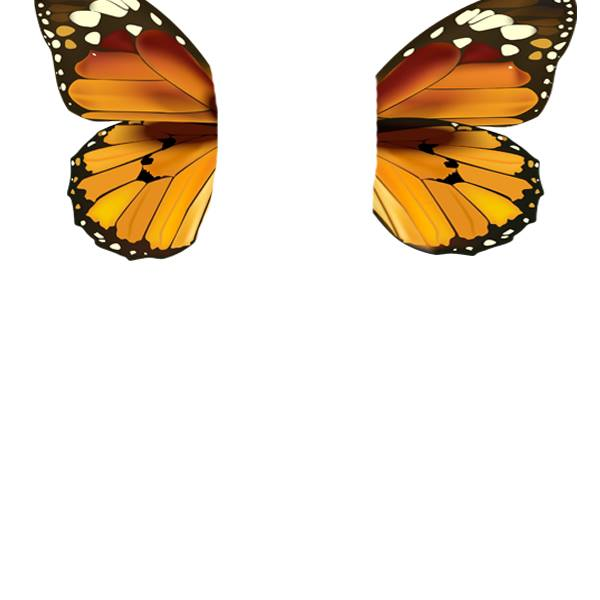
%> input picture Image Processing Huji 2015/ex3/t2.jpg, 600 x 600 px
$ octave --eval "blendingExample2;"   (GNU Octave 9; MATLAB toolbox functions it lacks are replaced by stand-ins)
%> lines starting %> are read from the running program, lines starting %| are printed output that depends on the picture
### Image Processing Huji 2015/ex3/imReadAndConvert.m
function [im] = imReadAndConvert(filename, representation)
%> called with filename = 't2.jpg', representation = 2

imgProp = imfinfo(filename);
type = imgProp.ColorType;
org = imread(filename);
%> org is the input picture: size 600x600x3 uint8; mean R, G, B 235.5, 223.9, 210.3

if (strcmp(type,'truecolor'))
    if (representation == 1)
        im = rgb2gray(double(org) ./ 255);
    elseif ( (representation == 2) || (representation == 1) )

        im = double(org) ./ 255;
%> call 2 of imReadAndConvert, with filename = 's2.jpg', representation = 2
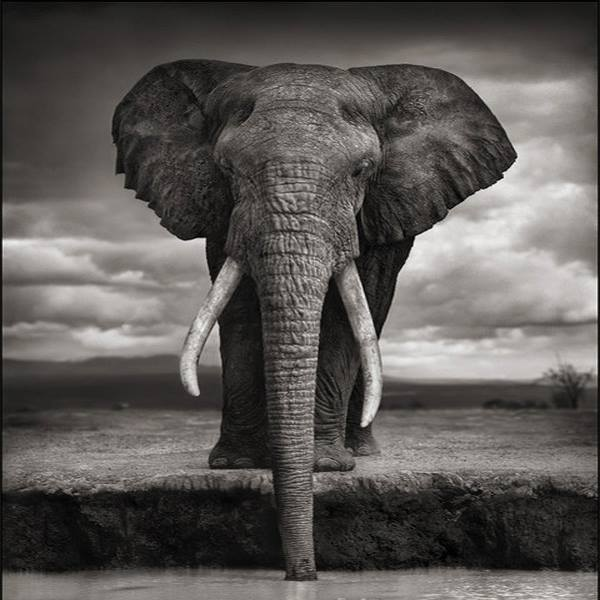
%> input picture Image Processing Huji 2015/ex3/s2.jpg, 600 x 600 px
%> in imReadAndConvert, org is the input picture: size 600x600x3 uint8; mean R, G, B 92.1, 88.6, 86
%> call 3 of imReadAndConvert, with filename = 'm2.jpg', representation = 1
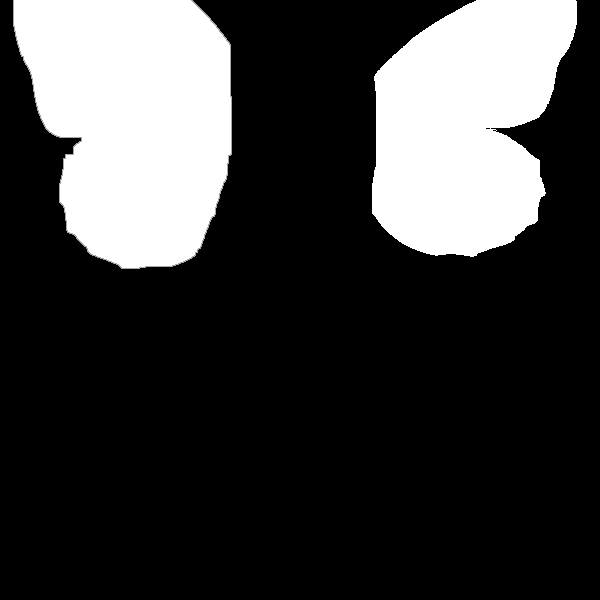
%> input picture Image Processing Huji 2015/ex3/m2.jpg, 600 x 600 px
%> in imReadAndConvert, org is the input picture: size 600x600x3 uint8; min 0, max 255, mean 60
    end

end

end

### Image Processing Huji 2015/ex3/GaussianPyramid.m
function [pyr, filter] = GaussianPyramid(im, maxLevels, filterSize)

filter = creatGauFilter(filterSize);%creating the filrer
pyr = {[;]};%creat cell array as decribed in comment 1 in the exercise.

[rows,cols] = size(im);%get the image size
for i = 1:1:maxLevels % loop to save the pyramids in the cell array
    if (rows >= 16 && cols >= 16)% as described in the comments
        pyr{1,i} = im; %fill the pyramyds in the correct place in the cell array

        convRows = conv2(im, filter, 'same'); %conv with rows
        convCols = conv2(convRows, filter', 'same'); %conv with colums

        im = convCols(1:2:end,1:2:end);%get the odd rows and cols

        rows = floor(rows ./ 2);%resize rows
        cols = floor(cols ./ 2);%resize cols

    end
end


pyr = pyr';%get the cell array as col cell array

end


function [NormalizedKernel] = creatGauFilter(kernelSize)
kernel1DTemp = [1 1];
for i = 0:1:(kernelSize - 3) %overall (kernelSize - 2) times iteration
    kernel1DTemp = conv(kernel1DTemp, [1 1]);%one dimention convolution
end

%kernelCoeffMatrix = kernel1DTemp' * kernel1DTemp; %creat kernelsize Gausian
sumToNormalize = sum(sum(kernel1DTemp));%to sum all matrix members
NormalizedKernel = kernel1DTemp / sumToNormalize;%normalize the kernel
end

### Image Processing Huji 2015/ex3/LaplacianPyramid.m
function [pyr, filter] = LaplacianPyramid(im, maxLevels, filterSize)
[gauss,filter] = GaussianPyramid(im, maxLevels, filterSize);
filter = filter * 2;
gauss = gauss';
sizePyrGauss = size(gauss,2);
pyr{1,sizePyrGauss} = gauss{end};
k = sizePyrGauss;
while k > 1
    gaussIamge = gauss{1,k};
    previosGauss = gauss{1,k-1};
    [rows,cols] = size(previosGauss);
    padImage = zeros([rows,cols]);
    padImage(1:2:end,1:2:end) = gaussIamge;
    rowConv = conv2(padImage, filter,'same');
    colsConv = conv2(rowConv, filter','same');
    previosGauss = gauss{1,k - 1};
    pyr{1,k - 1} = previosGauss - colsConv;
    k = k - 1;
end
filter = filter / 2;
pyr = pyr';
end

### Image Processing Huji 2015/ex3/pyramidBlending.m
function imBlend = pyramidBlending(im1, im2, mask, maxLevels, filterSizeIm, filterSizeMask)
%> called with maxLevels = 10, filterSizeIm = 5, filterSizeMask = 25

    if numel(size(im1)) == 3
		imBlend = im1;
		for i = 1:3
			imBlend(:,:,i) = pyramidBlendingFunction(im1(:,:,i), im2(:,:,i), mask, maxLevels, filterSizeIm, filterSizeMask);
		end
%> this loop made 3 passes
%> pass 1, in pyramidBlendingFunction, `imBlend=LaplacianToImage(l_out,filter,ones(levels,1));`:
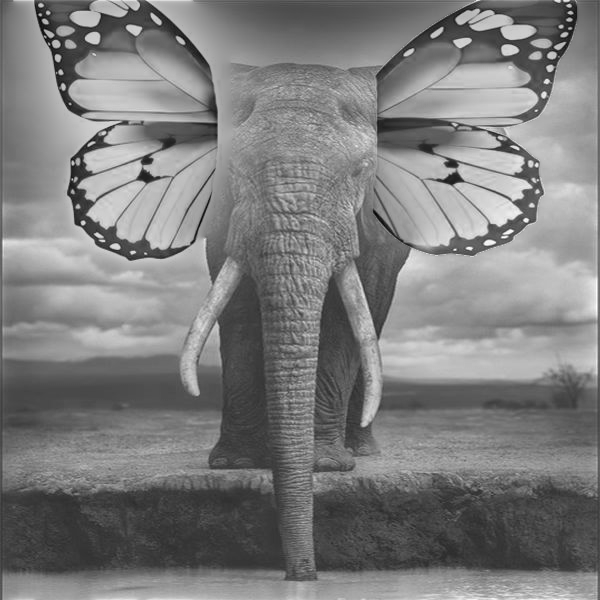
%> imBlend: size 600x600 double; min -0.257, max 1.18, mean 0.45; drawn with min black and max white
%> pass 2, in pyramidBlendingFunction (call 2), `imBlend=LaplacianToImage(l_out,filter,ones(levels,1));`:
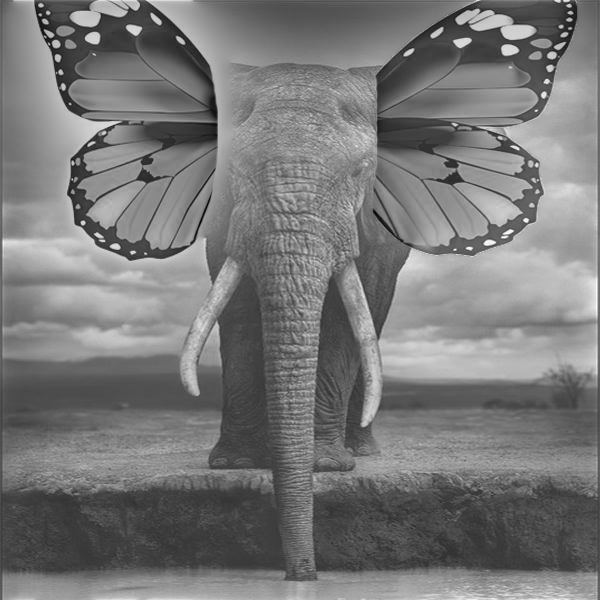
%> imBlend: size 600x600 double; min -0.289, max 1.17, mean 0.402; drawn with min black and max white
%> pass 3, in pyramidBlendingFunction (call 3), `imBlend=LaplacianToImage(l_out,filter,ones(levels,1));`:
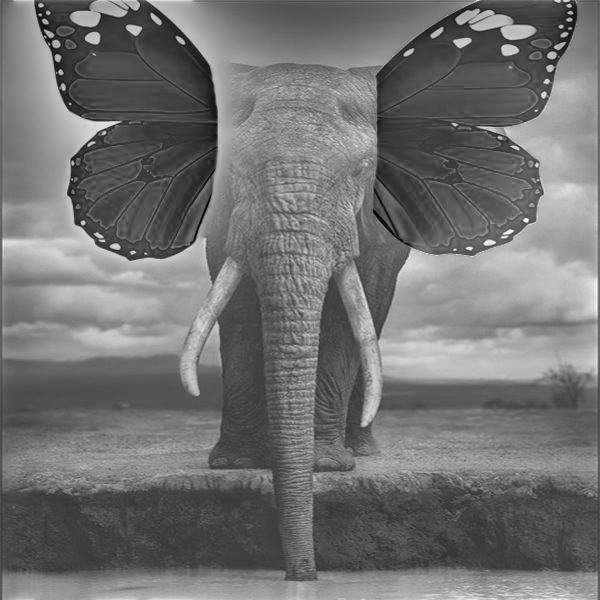
%> imBlend: size 600x600 double; min -0.307, max 1.16, mean 0.352; drawn with min black and max white
%> after the loop:
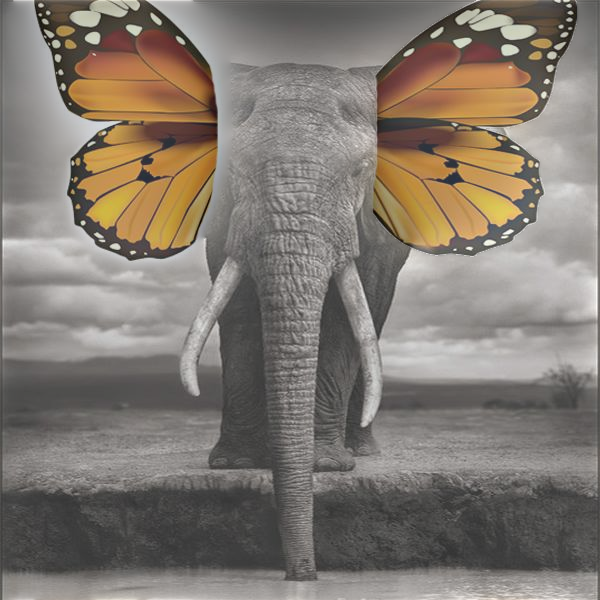
%> imBlend: size 600x600x3 double; mean R, G, B 0.45, 0.402, 0.352; drawn with min black and max white
    else
                imBlend = pyramidBlendingFunction(im1, im2, mask, maxLevels,filterSizeIm, filterSizeMask);

    end
end


function imBlend = pyramidBlendingFunction(im1, im2, mask, maxLevels, filterSizeIm, filterSizeMask)
    [l1 ,filter] = LaplacianPyramid(im1, maxLevels,filterSizeIm );
    l2  = LaplacianPyramid(im2, maxLevels,filterSizeIm );
	mask = im2double(mask);
    GM = GaussianPyramid(mask, maxLevels, filterSizeMask );

    levels = numel(l1);
    l_out = cell(levels, 1);
    for k = 1:levels
        l_out{k} = GM{k} .* l1{k} + (1 - GM{k}) .* l2{k};
    end
    imBlend=LaplacianToImage(l_out,filter,ones(levels,1));
end

### Image Processing Huji 2015/ex3/LaplacianToImage.m
function [img] = LaplacianToImage(lpyr, filter, coeffMultVec)
levels = size(lpyr,1);
img = coeffMultVec(levels) * lpyr{levels};
k = levels - 1 ;
while k  > 0
    padImage = zeros(size(img) * 2);
    padImage(1:2:end, 1:2:end) = img;
    padedIamge = padarray(padImage, [floor(max(size(filter))/2),floor(max(size(filter))/2)],'circular');
    blurred = conv2(conv2(padedIamge, filter, 'same'), filter', 'same') * 4;
    expandedImage = blurred(floor(max(size(filter))/2)+1:end-floor(max(size(filter))/2),  ...
    floor(max(size(filter))/2)+1:end-floor(max(size(filter))/2));
    [r, c] = size(lpyr{k});
    [rows, cols] = size(expandedImage);
    if  r < rows
        expandedImage = expandedImage(1:r, :);
    end
    if  c < cols
        expandedImage = expandedImage(:, 1:c);
    end
    img = coeffMultVec(k) * lpyr{k} + expandedImage;
    k = k - 1;
end
end

### Image Processing Huji 2015/ex3/blendingExample2.m
function blendingExample2( )
sourceImage = imReadAndConvert('t2.jpg', 2);
targetImage = imReadAndConvert('s2.jpg', 2);
mask = imReadAndConvert('m2.jpg', 1);
imBlend=pyramidBlending(sourceImage,targetImage,mask,10,5,25);
figure;imshow(sourceImage) , title('Source');
figure;imshow(targetImage) , title('Target');
figure;imshow(mask) , title('Mask');
figure;imshow(imBlend) , title('Images Blending');
%> after `imshow(imBlend)`:
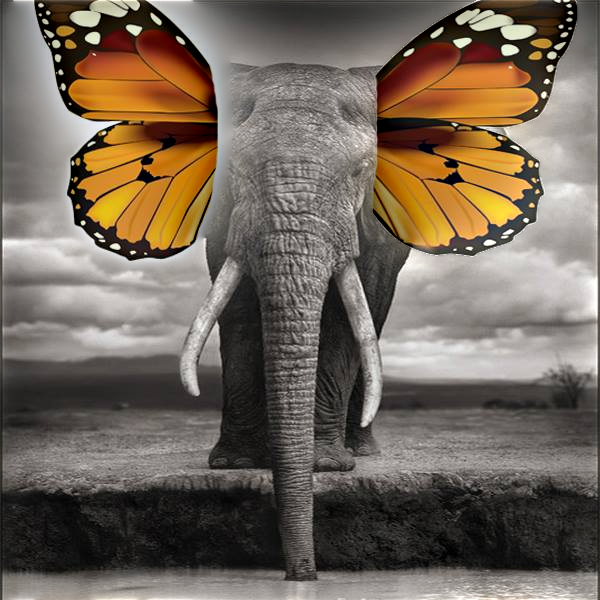
%> displayed picture: size 600x600x3, on the screen's scale of 0 to 255; mean R, G, B 114.8, 102.7, 90
end
